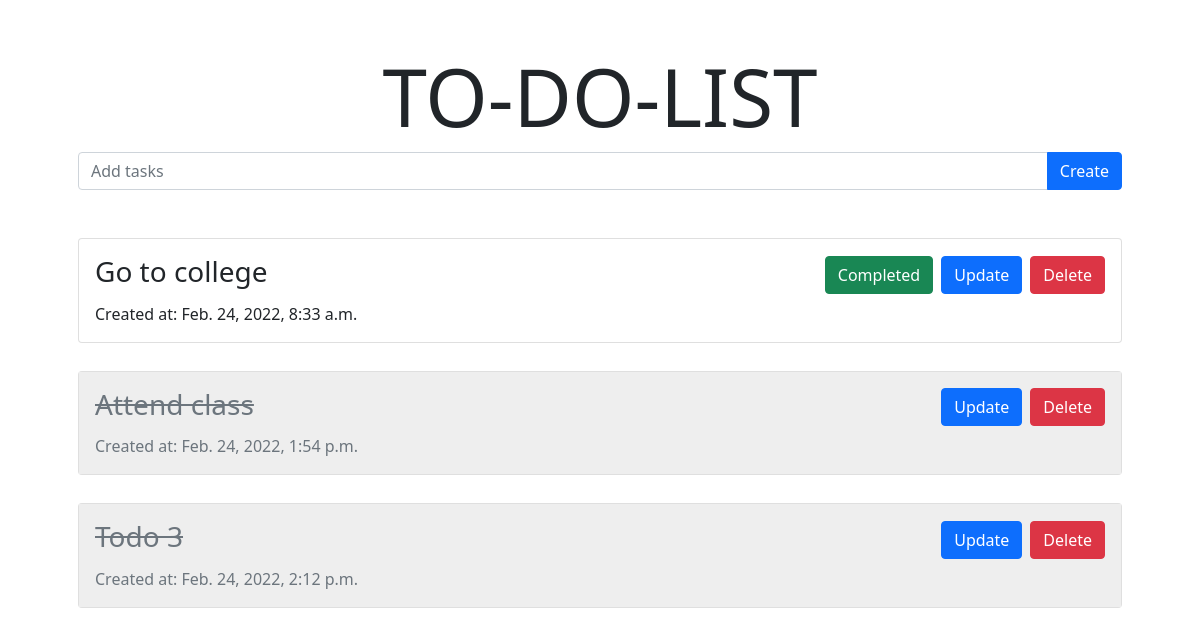
The page / on the database its author committed.
### todo/models.py (models this page shows, shortened)
class TodoItem(models.Model):
    task_name = models.CharField(max_length=200)
    completed = models.BooleanField(default=False)
    created_at = models.DateTimeField(auto_now_add=True)

### todo/views.py (the view)
# urls.py: path('', index, name='home'),
def index(request):
    completed_todos = TodoItem.objects.filter(completed=True)
    todos = TodoItem.objects.filter(completed=False)
    return render(request, 'index.html', {
        'completed_todos': completed_todos,
        'todos': todos,
    })

### templates/index.html
{% extends 'base.html' %}
{% block content %}
    <form action="/addTodo/" method="post"> {% csrf_token %}
        <div class="input-group mb-5">
            <input type="text" class="form-control" name="task_name" placeholder="Add tasks">
            <button class="btn btn-primary" type="submit">Create</button>
        </div>
    </form>
    {% for todo_item in todos %}
        <div class="row mb-1">
            <div class="col-md-12">
                <div class="card flex-md-row mb-4 box-shadow h-md-250">
                    <div class="card-body d-flex flex-column align-items-start">
                        <h3 class="card-title d-flex justify-content-between w-100">{{ todo_item.task_name }}
                            <div class="d-grid gap-2 d-md-flex justify-content-md-end">
                                <form action="{% url 'completeTodo' todo_item.id %}" method="post"> {% csrf_token %}
                                    <button class="btn btn-success" type="submit">Completed</button>
                                </form>
                                <form action="{% url 'updateTodo' todo_item.id %}" method="get"> {% csrf_token %}
                                    <button class="btn btn-primary" type="submit">Update</button>
                                </form>
                                <form action="{% url 'deleteTodo' todo_item.id %}" method="get"> {% csrf_token %}
                                    <button class="btn btn-danger" type="submit">Delete</button>
                                </form>
                            </div>
                        </h3>
                        <p class="card-text">Created at: {{ todo_item.created_at }}</p>
                    </div>
                </div>
            </div>
        </div>
    {% endfor %}
    {% for todo_item in completed_todos %}
        <div class="row mb-1">
            <div class="col-md-12">
            <div class="card flex-md-row mb-4 box-shadow h-md-250">
                <div class="card-body d-flex flex-column align-items-start" style="background-color: #eee;">
                    <h3 class="card-title d-flex justify-content-between w-100 text-secondary"><del>{{ todo_item.task_name }}</del>
                        <div class="d-grid gap-2 d-md-flex justify-content-md-end">
                            <form action="{% url 'updateTodo' todo_item.id %}" method="get"> {% csrf_token %}
                                <button class="btn btn-primary" type="submit">Update</button>
                            </form>
                            <form action="{% url 'deleteTodo' todo_item.id %}" method="get"> {% csrf_token %}
                                <button class="btn btn-danger" type="submit">Delete</button>
                            </form>
                        </div>
                    </h3>
                    <p class="card-text text-secondary">Created at: {{ todo_item.created_at }}</p>
                </div>
            </div>
            </div>
        </div>
    {% endfor %}
{% endblock content %}

### rows shown on the page
TodoItem: task_name "Go to college", created_at "Feb. 24, 2022, 8:33 a.m."
TodoItem: task_name "Attend class", created_at "Feb. 24, 2022, 1:54 p.m."
TodoItem: task_name "Todo 3", created_at "Feb. 24, 2022, 2:12 p.m."
